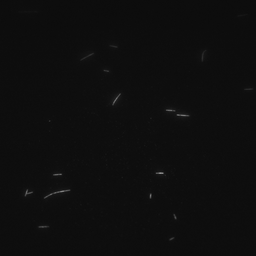
#> input picture Region_Segmentation/Composite_z001_c001.tif, 256 x 256 px, shrunk from 1200 x 1200 before the run, found by its file name
$ python Region_Growth.py   (older library calls are emulated)
#> lines starting #> are read from the running program, lines starting #| are printed output that depends on the picture; after the words box and inside, x2 and y2 are one past the last pixel; in counts of white or black regions, pixels touching at a corner belong together
import os
os.environ['DISPLAY'] = ':1'
from scipy.spatial import distance as dist
from imutils import perspective
from imutils import contours
from PIL import Image
import numpy as np
import argparse
import imutils
import cv2
from cv2 import drawContours
import math
from typing import List
from skimage import filters
from networkx.algorithms.smallworld import sigma
import matplotlib.pyplot as plt
from skimage import data, filters, color, morphology
from skimage.segmentation import flood, flood_fill


# center point
def midpoint(ptA, ptB):
	return ((ptA[0] + ptB[0]) * 0.5, (ptA[1] + ptB[1]) * 0.5)

def centroid(img):
    moments = cv2.moments(img, False)

    cX = float(moments["m10"] / moments["m00"])
    cY = float(moments["m01"] / moments["m00"])

    return [cX, cY]

# read imgae
tiff_image = cv2.imread("Region_Segmentation/Composite_z001_c001.tif", cv2.IMREAD_ANYCOLOR | cv2.IMREAD_ANYDEPTH)
#> tiff_image is the input picture: shape (256, 256); min 12, max 141, mean 14.1
image = cv2.normalize(tiff_image, None, 0, 255, cv2.NORM_MINMAX, dtype=cv2.CV_8U)

tiff_image_2 = cv2.imread("Region_Segmentation/Composite_z001_c002.tif", cv2.IMREAD_ANYCOLOR | cv2.IMREAD_ANYDEPTH)
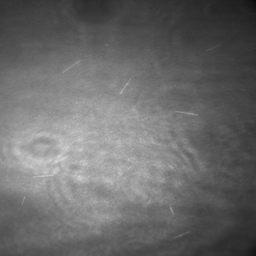
#> input picture Region_Segmentation/Composite_z001_c002.tif, 256 x 256 px, shrunk from 1200 x 1200 before the run, found by its file name
#> tiff_image_2 is the input picture: shape (256, 256); min 9, max 217, mean 106
image_2 = cv2.normalize(tiff_image_2, None, 0, 255, cv2.NORM_MINMAX, dtype=cv2.CV_8U)
#imgsize = image.shape
#print(imgsize)

# gray grade
#gray = cv2.cvtColor(image, cv2.COLOR_BGR2GRAY)

# bilateral filter
bilateral = cv2.bilateralFilter(image,3,1,1)

bilateral_2 = cv2.bilateralFilter(image_2,3,1,1)

# median filter
median = cv2.medianBlur(image,3)

median_2 = cv2.medianBlur(image_2,3)
#cv2.imshow("median", median)

# gauss filter to denoise
gauss = cv2.GaussianBlur(image, (5, 5), 0)

gauss_2 = cv2.GaussianBlur(image_2, (5, 5), 0)
# NLM
#nlm = cv2.fastNlMeansDenoising(image, None, 10 ,10,7,21)


# closing
closing_2 = cv2.dilate(gauss_2, None, iterations=1)
closing_2 = cv2.erode(closing_2, None, iterations=1)
#cv2.imshow("closing", closing_2)

# edge detection
#median = np.uint8(median)
edged = cv2.Canny(gauss, 20, 50)
#> edged: shape (256, 256); 0.65% white in thin lines or dots, all inside (x1, y1, x2, y2) = (24, 44, 253, 241)

edged_2 = cv2.Canny(gauss_2, 30, 120)
#> edged_2: shape (256, 256); 0.41% white in thin lines or dots, all inside (x1, y1, x2, y2) = (50, 131, 201, 218)
#edged = filters.sobel(gauss)
#cv2.imshow("edge", edged)
#cv2.waitKey(0)

# fill up the gap within objects
edged = cv2.dilate(edged, None, iterations=1)
#> edged: shape (256, 256); 1.9% white; 16 white regions, largest, box (x1, y1, x2, y2) and area: (42, 188, 72, 200) 189, (165, 107, 191, 118) 155, (79, 51, 95, 62) 111
edged = cv2.erode(edged, None, iterations=1)
#> edged: shape (256, 256); 1% white; 16 white regions (2 under 20 px), largest, box (x1, y1, x2, y2) and area: (43, 189, 71, 199) 109, (166, 108, 190, 117) 85, (80, 52, 94, 61) 61

edged_2 = cv2.dilate(edged_2, None, iterations=1)
#> edged_2: shape (256, 256); 1.3% white; 3 white regions, box (x1, y1, x2, y2) and area: (142, 130, 202, 176) 471, (49, 146, 75, 166) 234, (163, 203, 186, 219) 152
edged_2 = cv2.erode(edged_2, None, iterations=1)
#cv2.imshow("edge_filled", edged)

# find objects
cnts = cv2.findContours(edged.copy(), cv2.RETR_EXTERNAL, cv2.CHAIN_APPROX_SIMPLE)
#> cnts = 16 contours, 6 with area under 20; largest, box (x1, y1, x2, y2) and area: (43, 189, 71, 199) 79, (166, 108, 190, 117) 56, (80, 52, 94, 61) 44, (112, 93, 121, 106) 44, (201, 49, 207, 62) 36
cnts = imutils.grab_contours(cnts)

cnts_2 = cv2.findContours(edged_2.copy(), cv2.RETR_EXTERNAL, cv2.CHAIN_APPROX_SIMPLE)
#> cnts_2 = 3 contours; box (x1, y1, x2, y2) and area: (50, 147, 74, 165) 94, (143, 131, 201, 175) 72, (164, 204, 185, 218) 36
cnts_2 = imutils.grab_contours(cnts_2)

# order the sequence from left to right of the object
if len(cnts) > 0:
    cnts = contours.sort_contours(cnts)[0]

if len(cnts_2) > 0:
    cnts_2 = contours.sort_contours(cnts_2)[0]
#(cnts, _) = contours.sort_contours(cnts)

pixelsPerMetric = None

boxes = []
tltrX_list = []
tltrY_list = []
blbrX_list = []
blbrY_list = []

tlblX_list = []
tlblY_list = []
trbrX_list = []
trbrY_list = []

dA_list = []
dB_list = []

boxes_2 = []
tltrX_list_2 = []
tltrY_list_2 = []
blbrX_list_2 = []
blbrY_list_2 = []

tlblX_list_2 = []
tlblY_list_2 = []
trbrX_list_2 = []
trbrY_list_2 = []

dA_list_2 = []
dB_list_2 = []
# for loop for all contour
for c in cnts:
	# if it's too small, it might be noise, just ignore it
	if cv2.contourArea(c) < 20:
		continue

	orig = image.copy()
	box = cv2.minAreaRect(c)
	box = cv2.cv.BoxPoints(box) if imutils.is_cv2() else cv2.boxPoints(box)
	box = np.array(box, dtype="int")

	box = perspective.order_points(box)

	boxes.append(box.astype("int"))

	#cv2.drawContours(orig, [box.astype("int")], -1, (0, 255, 0), 2)

	#for (x, y) in box:
		#cv2.circle(orig, (int(x), int(y)), 5, (0, 0, 255), -1)

	(tl, tr, br, bl) = box
	(tltrX, tltrY) = midpoint(tl, tr)
	(blbrX, blbrY) = midpoint(bl, br)

	(tlblX, tlblY) = midpoint(tl, bl)
	(trbrX, trbrY) = midpoint(tr, br)

	tltrX_list.append(tltrX)
	tltrY_list.append(tltrY)
	blbrX_list.append(blbrX)
	blbrY_list.append(blbrY)

	tlblX_list.append(tlblX)
	tlblY_list.append(tlblY)
	trbrX_list.append(trbrX)
	trbrY_list.append(trbrY)


	# [7 lines of commented-out code are left out]

	dA = dist.euclidean((tltrX, tltrY), (blbrX, blbrY))
	dB = dist.euclidean((tlblX, tlblY), (trbrX, trbrY))

	dA_list.append(dA)
	dB_list.append(dB)
#> this loop made 16 passes
#> (tl, tr, br, bl, tltrX, tltrY, blbrX, blbrY) on passes 1, 2, 3, 5, 6, 8, 9, 12, 15, 16: ([24, 190], [32, 190], [32, 195], [24, 195], 28, 190, 28, 195), ([39, 225], [48, 225], [48, 228], [39, 228], 43.5, 225, 43.5, 228), ([41, 194], [69, 186], [70, 190], [43, 199], 55, 190, 56.5, 194.5), ([53, 173], [62, 173], [62, 176], [53, 176], 57.5, 173, 57.5, 176), ([78, 57], [92, 51], [94, 54], [80, 61], 85, 54, 87, 57.5), ([109, 43], [117, 45], [116, 48], [108, 46], 113, 44, 112, 47), ([109, 103], [117, 91], [121, 93], [113, 105], 113, 97, 117, 99), ([167, 106], [189, 114], [187, 119], [165, 111], 178, 110, 176, 115), ([198, 60], [202, 47], [206, 49], [202, 61], 200, 53.5, 204, 55), ([244, 87], [252, 87], [252, 90], [244, 90], 248, 87, 248, 90)
#> c on passes 4, 10: [[48, 119], [48, 122], [50, 122], [50, 119]], [[149, 193], [149, 198], [151, 198], [151, 193]]
#> after the loop, blbrX_list = [28, 43.5, 56.5, 57.5, 87, 112, 117, 176, 204, 248]; blbrY_list = [195, 228, 194.5, 176, 57.5, 47, 99, 115, 55, 90]; boxes = 10 items; dA_list = [5, 3, 4.74, 3, 4.03, 3.16, 4.47, 5.39, 4.27, 3]; dB_list = [8, 9, 28.78, 9, 15.44, 8.25, 14.42, 23.41, 13.12, 8]; tlblX_list = [24, 39, 42, 53, 79, 108.5, 111, 166, 200, 244]; tlblY_list = [192.5, 226.5, 196.5, 174.5, 59, 44.5, 104, 108.5, 60.5, 88.5]; tltrX_list = [28, 43.5, 55, 57.5, 85, 113, 113, 178, 200, 248]; tltrY_list = [190, 225, 190, 173, 54, 44, 97, 110, 53.5, 87]; trbrX_list = [32, 48, 69.5, 62, 93, 116.5, 119, 188, 204, 252]; trbrY_list = [192.5, 226.5, 188, 174.5, 52.5, 46.5, 92, 116.5, 48, 88.5]

	# [11 lines of commented-out code are left out]

tltrX_list = np.array(tltrX_list)
tltrY_list = np.array(tltrY_list)
blbrX_list = np.array(blbrX_list)
blbrY_list = np.array(blbrY_list)

tlblX_list = np.array(tlblX_list)
tlblY_list = np.array(tlblY_list)
trbrX_list = np.array(trbrX_list)
trbrY_list = np.array(trbrY_list)

#dA_list = np.array(dA_list)
#print(dA_list,dB_list)

# for loop for all contour
for c_2 in cnts_2:
	# if it's too small, it might be noise, just ignore it
	if cv2.contourArea(c_2) < 20:
		continue

	orig = image_2.copy()
	box_2 = cv2.minAreaRect(c_2)
	box_2 = cv2.cv.BoxPoints(box_2) if imutils.is_cv2() else cv2.boxPoints(box_2)
	box_2 = np.array(box_2, dtype="int")

	box_2 = perspective.order_points(box_2)

	boxes_2.append(box_2.astype("int"))

	#cv2.drawContours(orig, [box.astype("int")], -1, (0, 255, 0), 2)

	#for (x, y) in box:
		#cv2.circle(orig, (int(x), int(y)), 5, (0, 0, 255), -1)

	(tl_2, tr_2, br_2, bl_2) = box_2
	(tltrX_2, tltrY_2) = midpoint(tl_2, tr_2)
	(blbrX_2, blbrY_2) = midpoint(bl_2, br_2)

	(tlblX_2, tlblY_2) = midpoint(tl_2, bl_2)
	(trbrX_2, trbrY_2) = midpoint(tr_2, br_2)

	tltrX_list_2.append(tltrX_2)
	tltrY_list_2.append(tltrY_2)
	blbrX_list_2.append(blbrX_2)
	blbrY_list_2.append(blbrY_2)

	tlblX_list_2.append(tlblX_2)
	tlblY_list_2.append(tlblY_2)
	trbrX_list_2.append(trbrX_2)
	trbrY_list_2.append(trbrY_2)


	# [7 lines of commented-out code are left out]

	dA_2 = dist.euclidean((tltrX_2, tltrY_2), (blbrX_2, blbrY_2))
	dB_2 = dist.euclidean((tlblX_2, tlblY_2), (trbrX_2, trbrY_2))

	dA_list_2.append(dA_2)
	dB_list_2.append(dB_2)
#> this loop made 3 passes
#> (tl_2, tr_2, br_2, bl_2, tltrX_2, tltrY_2, blbrX_2, blbrY_2) on passes 1 to 3: ([53, 146], [73, 150], [69, 168], [50, 164], 63, 148, 59.5, 166), ([151, 119], [205, 163], [196, 174], [142, 131], 178, 141, 169, 152.5), ([164, 204], [177, 194], [186, 207], [173, 217], 170.5, 199, 179.5, 212)
#> after the loop, blbrX_list_2 = [59.5, 169, 179.5]; blbrY_list_2 = [166, 152.5, 212]; boxes_2 = [[[53, 146], [73, 150], [69, 168], [50, 164]], [[151, 119], [205, 163], [196, 174], [142, 131]], [[164, 204], [177, 194], [186, 207], [173, 217]]]; dA_list_2 = [18.34, 14.6, 15.81]; dB_list_2 = [19.91, 69.34, 16.4]; tlblX_list_2 = [51.5, 146.5, 168.5]; tlblY_list_2 = [155, 125, 210.5]; tltrX_list_2 = [63, 178, 170.5]; tltrY_list_2 = [148, 141, 199]; trbrX_list_2 = [71, 200.5, 181.5]; trbrY_list_2 = [159, 168.5, 200.5]

	# [11 lines of commented-out code are left out]

tltrX_list_2 = np.array(tltrX_list_2)
tltrY_list_2 = np.array(tltrY_list_2)
blbrX_list_2 = np.array(blbrX_list_2)
blbrY_list_2 = np.array(blbrY_list_2)

tlblX_list_2 = np.array(tlblX_list_2)
tlblY_list_2 = np.array(tlblY_list_2)
trbrX_list_2 = np.array(trbrX_list_2)
trbrY_list_2 = np.array(trbrY_list_2)


img = image.copy()
for i in range(len(tltrX_list)):
	cv2.line(img, (int(tltrX_list[i]), int(tltrY_list[i])), (int(blbrX_list[i]), int(blbrY_list[i])),(255, 0, 255), 2)
	cv2.line(img, (int(tlblX_list[i]), int(tlblY_list[i])), (int(trbrX_list[i]), int(trbrY_list[i])),(255, 0, 255), 2)
	cv2.putText(img, "{:.1f}".format(dA_list[i]), (int(tltrX_list[i] - 15), int(tltrY_list[i] - 10)), cv2.FONT_HERSHEY_SIMPLEX, 0.65, (255, 255, 255), 2)
	cv2.putText(img, "{:.1f}".format(dB_list[i]), (int(trbrX_list[i] + 10), int(trbrY_list[i])), cv2.FONT_HERSHEY_SIMPLEX,0.65, (255, 255, 255), 2)
#> this loop made 10 passes
#> img: shape (256, 256); min 0, max 255, mean 22.4
#cv2.imshow("Image", img)


img_2 = image_2.copy()
for i_2 in range(len(tltrX_list_2)):
	cv2.line(img, (int(tltrX_list_2[i_2]), int(tltrY_list_2[i_2])), (int(blbrX_list_2[i_2]), int(blbrY_list_2[i_2])),(255, 0, 255), 2)
	cv2.line(img, (int(tlblX_list_2[i_2]), int(tlblY_list_2[i_2])), (int(trbrX_list_2[i_2]), int(trbrY_list_2[i_2])),(255, 0, 255), 2)
	cv2.putText(img, "{:.1f}".format(dA_list_2[i_2]), (int(tltrX_list_2[i_2] - 15), int(tltrY_list_2[i_2] - 10)), cv2.FONT_HERSHEY_SIMPLEX, 0.65, (255, 255, 255), 2)
	cv2.putText(img, "{:.1f}".format(dB_list_2[i_2]), (int(trbrX_list_2[i_2] + 10), int(trbrY_list_2[i_2])), cv2.FONT_HERSHEY_SIMPLEX,0.65, (255, 255, 255), 2)
#> this loop made 3 passes
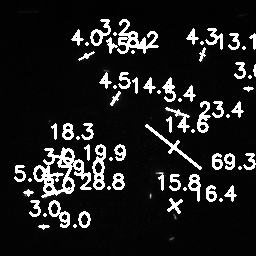
#> img: shape (256, 256); min 0, max 255, mean 31
#cv2.imshow("Image", img)

img_box = image.copy()
for k in range(len(boxes)):
    cv2.drawContours(img_box, [boxes[k].astype("int")], -1, (0, 255, 0), 2)
#> img_box: shape (256, 256); min 0, max 255, mean 3.8
#cv2.imshow("Image_box", img_box)

img_box_2 = image.copy()
for k_2 in range(len(boxes_2)):
    cv2.drawContours(img_box_2, [boxes_2[k_2].astype("int")], -1, (0, 255, 0), 2)
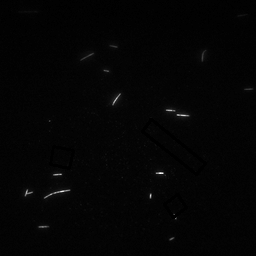
#> img_box_2: shape (256, 256); min 0, max 255, mean 4.1
#cv2.imshow("Image_box", img_box)

#caculate contour center
img_endpoints = image.copy()
img_endpoints_2 = image_2.copy()

M_list = []
center_x_list = []
center_y_list = []
count = 0

M_list_2 = []
center_x_list_2 = []
center_y_list_2 = []
count_2 = 0

for p in cnts:
	if cv2.contourArea(p) < 20:
		continue

	M = cv2.moments(p)
	M_list.append(M)
	center_x = int(M["m10"] / M["m00"])
	center_x_list.append(center_x)
	center_y = int(M["m01"] / M["m00"])
	center_y_list.append(center_y)
	count = count+1
#> this loop made 16 passes
#> (center_x, center_y) on passes 1, 2, 3, 5, 6, 8, 9, 12, 15, 16: (27, 192), (43, 226), (55, 192), (57, 174), (86, 56), (113, 45), (115, 98), (177, 112), (202, 54), (248, 88)
#> after the loop, M_list = 10 items; center_x_list = [27, 43, 55, 57, 86, 113, 115, 177, 202, 248]; center_y_list = [192, 226, 192, 174, 56, 45, 98, 112, 54, 88]; count = 10

for w in range(len(tltrX_list)):
	cv2.circle(img_endpoints, (int(trbrX_list[w]), int(trbrY_list[w])), 7, 128, -1)
	cv2.circle(img_endpoints, (int(tlblX_list[w]), int(tlblY_list[w])), 7, 128, -1)
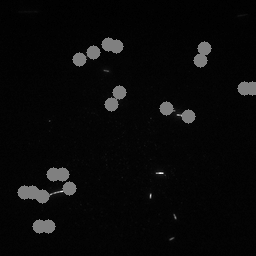
#> img_endpoints: shape (256, 256); min 0, max 255, mean 8.9


for p_2 in cnts_2:
	if cv2.contourArea(p_2) < 20:
		continue
	M_2 = cv2.moments(p_2)
	M_list_2.append(M_2)
	center_x_2 = int(M_2["m10"] / M_2["m00"])
	center_x_list_2.append(center_x_2)
	center_y_2 = int(M_2["m01"] / M_2["m00"])
	center_y_list_2.append(center_y_2)
	count_2 = count_2+1
#> this loop made 3 passes
#> (center_x_2, center_y_2) on passes 1 to 3: (60, 157), (179, 150), (171, 209)
#> after the loop, M_list_2 = 3 items; center_x_list_2 = [60, 179, 171]; center_y_list_2 = [157, 150, 209]; count_2 = 3

for w_2 in range(len(tltrX_list)):
	cv2.circle(img_endpoints_2, (int(trbrX_list[w_2]), int(trbrY_list[w_2])), 7, 128, -1)
	cv2.circle(img_endpoints_2, (int(tlblX_list[w_2]), int(tlblY_list[w_2])), 7, 128, -1)
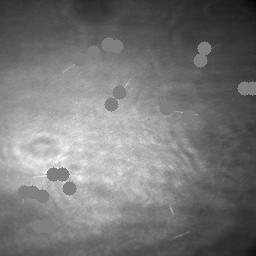
#> img_endpoints_2: shape (256, 256); min 0, max 255, mean 118.7

cv2.imshow("Image_endpoints", img_endpoints)
cv2.imshow("Image_endpoints_2", img_endpoints_2)


#Flood fill
img_center = image.copy()
img_center_2 = image_2.copy()

gauss_2_copy = gauss_2.copy()
seed = (int(center_x_list_2[1]), int(center_y_list_2[1]))
#> seed = (179, 150)

cv2.floodFill(gauss_2_copy, None, seedPoint=seed, newVal=(255, 255, 255), loDiff=(5), upDiff=(5))
seeds_point = cv2.circle(img_center_2, seed, 2, (0, 0, 0), cv2.FILLED, cv2.LINE_AA)

cv2.imshow('flood_cv', gauss_2_copy)
cv2.imshow('seed point', seeds_point)

#Flood fill in Skimage
gauss_2_copy_2 = gauss_2.copy()

flood_f = flood_fill(gauss_2_copy_2, (int(center_x_list_2[1]), int(center_y_list_2[1])), 255, tolerance=3)
fig, ax = plt.subplots(ncols=2, figsize=(10, 5))

ax[0].imshow(gauss_2_copy_2, cmap=plt.cm.gray)
ax[0].set_title('Original')
ax[0].axis('off')

ax[1].imshow(flood_f, cmap=plt.cm.gray)
ax[1].plot(int(center_x_list_2[1]), int(center_y_list_2[1]), 'ro') # seed point
ax[1].set_title('After flood fill')
ax[1].axis('off')

plt.show()
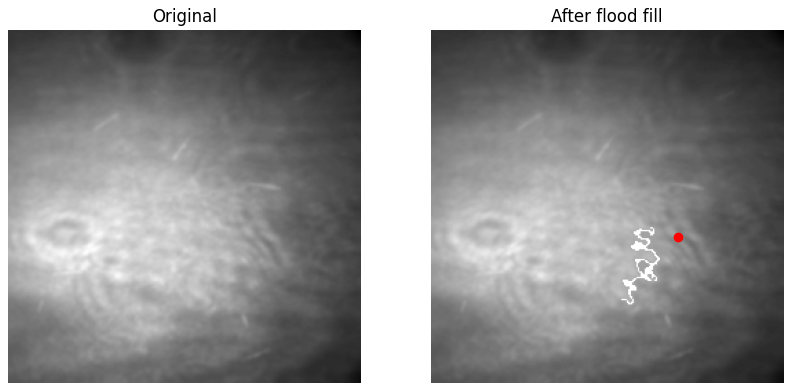
#> figure drawn by matplotlib, 2 panels

# [32 lines of commented-out code are left out]


class Point(object):
    def __init__(self,x,y):
        self.x = x
        self.y = y

    def getX(self):
        return self.x
    def getY(self):
        return self.y

def getGrayDiff(img,currentPoint,tmpPoint):
    return abs(int(img[currentPoint.x,currentPoint.y]) - int(img[tmpPoint.x,tmpPoint.y]))

def selectConnects(p):
	if p != 0:
	    connects = [Point(-1, -1), Point(0, -1), Point(1, -1), Point(1, 0), Point(1, 1), Point(0, 1), Point(-1, 1), Point(-1, 0)]
	else:
		connects = [ Point(0, -1),  Point(1, 0), Point(0, 1), Point(-1, 0)]
	return connects

def regionGrow(img,initials,thresh,p = 1):
#> called with thresh = 3, p = 1
    height, weight = img.shape
#> height = 256; weight = 256
    intial_Mark = np.zeros(img.shape)
    intial_List = []
    for init_point in initials:
        intial_List.append(init_point)
    label = 1
    connects = selectConnects(p)
    while(len(intial_List)>0):
        currentPoint = intial_List.pop(0)
        intial_Mark[currentPoint.x,currentPoint.y] = label
        for i in range(8):
            tmpX = currentPoint.x + connects[i].x
            tmpY = currentPoint.y + connects[i].y
            if tmpX < 0 or tmpY < 0 or tmpX >= height or tmpY >= weight:
                continue
            grayDiff = getGrayDiff(img,currentPoint,Point(tmpX,tmpY))
            if grayDiff < thresh and intial_Mark[tmpX,tmpY] == 0:
                intial_Mark[tmpX,tmpY] = label
                intial_List.append(Point(tmpX,tmpY))
#> this loop made 64719 passes
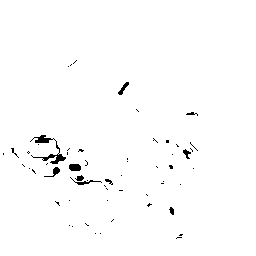
#> intial_Mark: shape (256, 256) float64; values 0 (black) and 1 (white), 98.8% white; 58 black regions (48 under 20 px), largest, box (x1, y1, x2, y2) and area: (30, 135, 66, 164) 248, (69, 164, 81, 171) 76, (70, 177, 102, 185) 56
#> after the loop, intial_List = []
    return intial_Mark


gauss_2_copy_3 = gauss_2.copy()
#cv2.imshow('gauss_2_copy_3',gauss_2_copy_3)
intials = [Point(int(0), int(0))]#,Point(int(center_x_list_2[2]), int(center_y_list_2[2])),Point(int(center_x_list_2[3]), int(center_y_list_2[3]))]
RGImg = regionGrow(closing_2, intials, 3)
print(closing_2.shape)
#| (256, 256)
cv2.imshow('Region Growing',RGImg)

cv2.waitKey(0)
